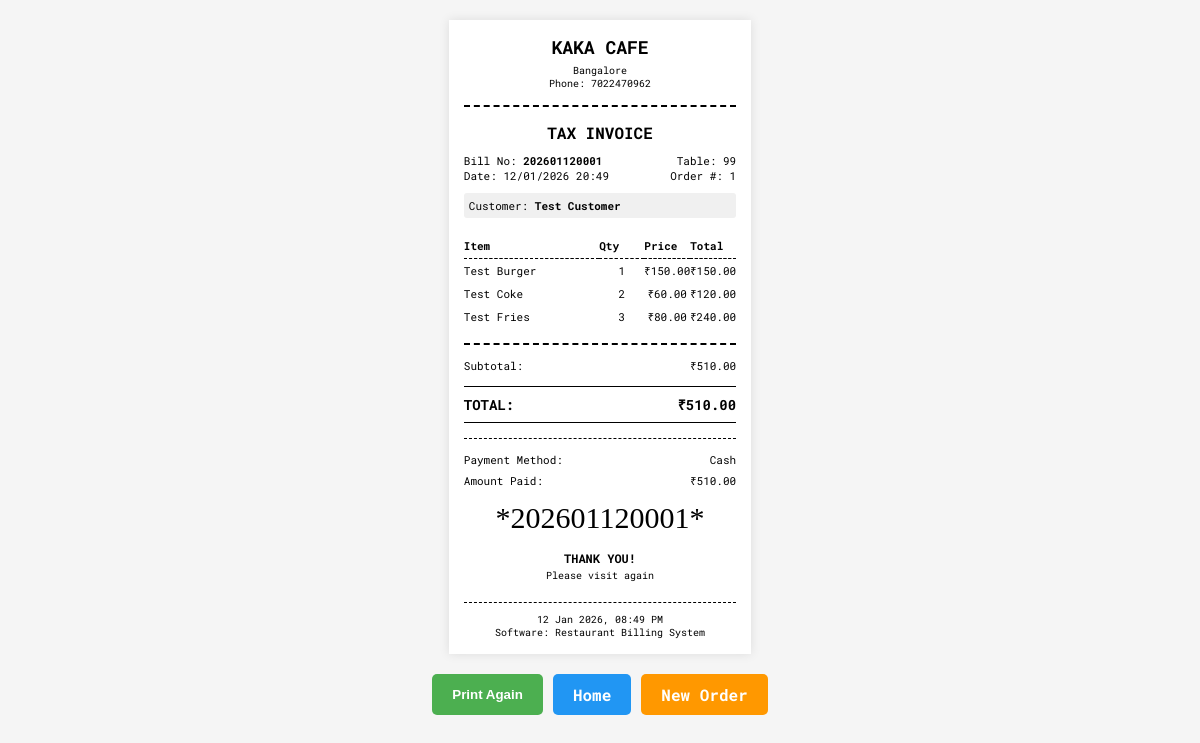
The app's page /print-bill/1/ with its own data.
### pos/models.py (models this page shows, shortened)
class Restaurant(models.Model):
    name = models.CharField(max_length=200, default="KAKA CAFE")
    address = models.TextField(default="Bangalore")
    phone = models.CharField(max_length=20, default="7022470962")
    email = models.EmailField(default="contact@kakacafe.com")
    gstin = models.CharField(max_length=15, blank=True)
    logo = models.ImageField(upload_to='logos/', blank=True)

class Bill(models.Model):
    order = models.OneToOneField(Order, on_delete=models.CASCADE, related_name='bill')
    bill_number = models.CharField(max_length=20, unique=True)
    payment_method = models.CharField(max_length=50,
                                     choices=[('cash', 'Cash'),
                                             ('card', 'Card'),
                                             ('upi', 'UPI'),
                                             ('online', 'Online')],
                                     default='cash')
    paid_amount = models.DecimalField(max_digits=12, decimal_places=2)
    change_return = models.DecimalField(max_digits=10, decimal_places=2, default=0)
    created_at = models.DateTimeField(auto_now_add=True)
    class Meta:
        ordering = ['-created_at']

class Order(models.Model):
    table = models.ForeignKey(Table, on_delete=models.CASCADE, related_name='orders')
    customer_name = models.CharField(max_length=200, blank=True)
    customer_phone = models.CharField(max_length=15, blank=True)
    status = models.CharField(max_length=20, default='active',
                             choices=[('active', 'Active'),
                                     ('completed', 'Completed'),
                                     ('cancelled', 'Cancelled')])
    subtotal = models.DecimalField(max_digits=12, decimal_places=2, default=0)
    discount = models.DecimalField(max_digits=12, decimal_places=2, default=0)
    water_bottle = models.DecimalField(max_digits=10, decimal_places=2, default=0)
    packaging = models.DecimalField(max_digits=10, decimal_places=2, default=0)
    service_charge = models.DecimalField(max_digits=10, decimal_places=2, default=0)
    other_charges = models.DecimalField(max_digits=10, decimal_places=2, default=0)
    other_charges_description = models.CharField(max_length=100, blank=True)
    total = models.DecimalField(max_digits=12, decimal_places=2, default=0)
    created_at = models.DateTimeField(auto_now_add=True)
    updated_at = models.DateTimeField(auto_now=True)
    class Meta:
        ordering = ['-created_at']

class Table(models.Model):
    table_number = models.CharField(max_length=10, unique=True)
    table_name = models.CharField(max_length=50, blank=True)
    capacity = models.IntegerField(default=4)
    status = models.CharField(max_length=20, default='available',
                             choices=[('available', 'Available'),
                                     ('occupied', 'Occupied')])

class OrderItem(models.Model):
    order = models.ForeignKey(Order, on_delete=models.CASCADE, related_name='order_items')
    menu_item = models.ForeignKey(MenuItem, on_delete=models.CASCADE)
    quantity = models.IntegerField(default=1)
    price = models.DecimalField(max_digits=10, decimal_places=2)
    total = models.DecimalField(max_digits=10, decimal_places=2, default=0)

class MenuItem(models.Model):
    category = models.ForeignKey(Category, on_delete=models.CASCADE, related_name='menuitems')
    name = models.CharField(max_length=200)
    description = models.TextField(blank=True)
    price = models.DecimalField(max_digits=10, decimal_places=2)
    is_available = models.BooleanField(default=True)
    class Meta:
        ordering = ['category__display_order', 'name']

### pos/views.py (the view)
# urls.py: path('print-bill/<int:bill_id>/', views.print_bill, name='print_bill'),
def print_bill(request, bill_id):
    bill = get_object_or_404(Bill, id=bill_id)
    context = {
        'bill': bill,
        'order': bill.order,
    }
    return render(request, 'pos/print_bill.html', context)

### pos/context_processors.py (called while the page is built)
def restaurant_info(request):
    restaurant = Restaurant.objects.first()
    return {
        'restaurant': restaurant if restaurant else Restaurant(),
        'now': '2024-01-10',  # You can replace with actual datetime
    }

### templates/pos/print_bill.html (shortened to what this page needs)
<!DOCTYPE html>
<html lang="en">
<head>
</head>
<body onload="window.print()">
    <div class="receipt">
        <div class="header">
            <div class="restaurant-name">{{ restaurant.name }}</div>
            <div class="restaurant-details">
                {{ restaurant.address }}<br>
                Phone: {{ restaurant.phone }}<br>
            </div>
        </div>
        <div class="bill-title">
            TAX INVOICE
        </div>
        <div class="bill-info">
            <div>
                <div>Bill No: <strong>{{ bill.bill_number }}</strong></div>
                <div>Date: {{ bill.created_at|date:"d/m/Y H:i" }}</div>
            </div>
            <div style="text-align: right;">
                <div>Table: {{ bill.order.table.table_number }}</div>
                <div>Order #: {{ bill.order.id }}</div>
            </div>
        </div>
        {% if bill.order.customer_name %}
        <div class="bill-info" style="background: #f0f0f0; padding: 5px; border-radius: 3px;">
            <div>
                Customer: <strong>{{ bill.order.customer_name }}</strong>
            </div>
        </div>
        {% endif %}
        <table class="items-table">
            <thead>
                <tr>
                    <th class="item-name">Item</th>
                    <th class="item-qty">Qty</th>
                    <th class="item-price">Price</th>
                    <th class="item-total">Total</th>
                </tr>
            </thead>
            <tbody>
                {% for item in bill.order.order_items.all %}
                <tr>
                    <td class="item-name">{{ item.menu_item.name }}</td>
                    <td class="item-qty">{{ item.quantity }}</td>
                    <td class="item-price">₹{{ item.price }}</td>
                    <td class="item-total">₹{{ item.total }}</td>
                </tr>
                {% empty %}
                <tr>
                    <td colspan="4" class="text-center" style="text-align: center; padding: 10px; color: #666;">
                        No items in this order
                    </td>
                </tr>
                {% endfor %}
            </tbody>
        </table>
        <div class="totals">
            <div class="total-row">
                <span>Subtotal:</span>
                <span>₹{{ bill.order.subtotal }}</span>
            </div>
            <div class="grand-total total-row">
                <span>TOTAL:</span>
                <span>₹{{ bill.order.total }}</span>
            </div>
            <div class="payment-info">
                <div class="total-row">
                    <span>Payment Method:</span>
                    <span>
                        {% if bill.payment_method == 'cash' %}Cash
                        {% elif bill.payment_method == 'card' %}Card
                        {% elif bill.payment_method == 'upi' %}UPI
                        {% elif bill.payment_method == 'online' %}Online
                        {% else %}{{ bill.payment_method|title }}
                        {% endif %}
                    </span>
                </div>
                <div class="total-row">
                    <span>Amount Paid:</span>
                    <span>₹{{ bill.paid_amount }}</span>
                </div>
            </div>
        </div>
        <div class="barcode">
            *{{ bill.bill_number }}*
        </div>
        <div class="thank-you">
            THANK YOU!<br>
            <span style="font-size: 10px; font-weight: normal;">Please visit again</span>
        </div>
        <div class="footer">
            {{ bill.created_at|date:"d M Y, h:i A" }}<br>
            Software: Restaurant Billing System
        </div>
    </div>
    <div class="action-buttons no-print">
        <button onclick="window.print()" class="btn btn-print">
             Print Again
        </button>
        <a href="{% url 'home' %}" class="btn btn-home">
             Home
        </a>
        <a href="{% url 'table_detail' bill.order.table.id %}" class="btn btn-new">
             New Order
        </a>
    </div>
</body>
</html>

### templates/pos/print_bill.html (style rules this page uses)
* { margin: 0; padding: 0; box-sizing: border-box; }
body { font-family: 'Roboto Mono', monospace; background: #f5f5f5; padding: 20px; }
.receipt { max-width: 80mm; margin: 0 auto; background: white; padding: 15px; box-shadow: 0 0 10px rgba(0,0,0,0.1); }
.header { text-align: center; margin-bottom: 15px; padding-bottom: 10px; border-bottom: 2px dashed #000; }
.restaurant-name { font-size: 18px; font-weight: bold; text-transform: uppercase; margin-bottom: 5px; }
.restaurant-details { font-size: 10px; line-height: 1.3; margin-bottom: 5px; }
.bill-title { font-size: 16px; font-weight: bold; margin: 10px 0; text-align: center; }
.bill-info { display: flex; justify-content: space-between; font-size: 11px; margin-bottom: 10px; }
.items-table { width: 100%; margin: 15px 0; border-collapse: collapse; }
.items-table th { text-align: left; padding: 5px 0; border-bottom: 1px dashed #000; font-size: 11px; font-weight: bold; }
.items-table td { padding: 4px 0; font-size: 11px; }
.item-name { width: 50%; }
.item-qty, .item-price, .item-total { width: 16.66%; text-align: center; }
.totals { margin-top: 15px; padding-top: 10px; border-top: 2px dashed #000; }
.total-row { display: flex; justify-content: space-between; padding: 3px 0; font-size: 11px; }
.grand-total { font-weight: bold; font-size: 14px; border-top: 1px solid #000; border-bottom: 1px solid #000; padding: 8px 0; margin: 10px 0; }
.payment-info { margin-top: 15px; padding-top: 10px; border-top: 1px dashed #000; font-size: 11px; }
.footer { text-align: center; margin-top: 20px; padding-top: 10px; border-top: 1px dashed #000; font-size: 10px; }
.barcode { text-align: center; margin: 10px 0; font-family: 'Libre Barcode 128', cursive; font-size: 30px; }
.action-buttons { display: flex; justify-content: center; gap: 10px; margin-top: 20px; }
.btn { padding: 10px 20px; border: none; border-radius: 5px; cursor: pointer; font-weight: bold; text-decoration: none; display: inline-block; text-align: center; }
.btn-print { background: #4CAF50; color: white; }
.btn-home { background: #2196F3; color: white; }
.btn-new { background: #FF9800; color: white; }
.thank-you { text-align: center; font-weight: bold; margin: 15px 0; font-size: 12px; }

### records on screen
Restaurant: name "KAKA CAFE", address "Bangalore", phone "7022470962"
Bill: bill_number "202601120001", created_at "12/01/2026 20:49", order.table.table_number "99", order.id "1", order.customer_name "Test Customer", order.subtotal "510.00", order.total "510.00", paid_amount "510.00", created_at "12 Jan 2026, 08:49 PM"
OrderItem: menu_item.name "Test Burger", quantity "1", price "150.00", total "150.00"
OrderItem: menu_item.name "Test Coke", quantity "2", price "60.00", total "120.00"
OrderItem: menu_item.name "Test Fries", quantity "3", price "80.00", total "240.00"
